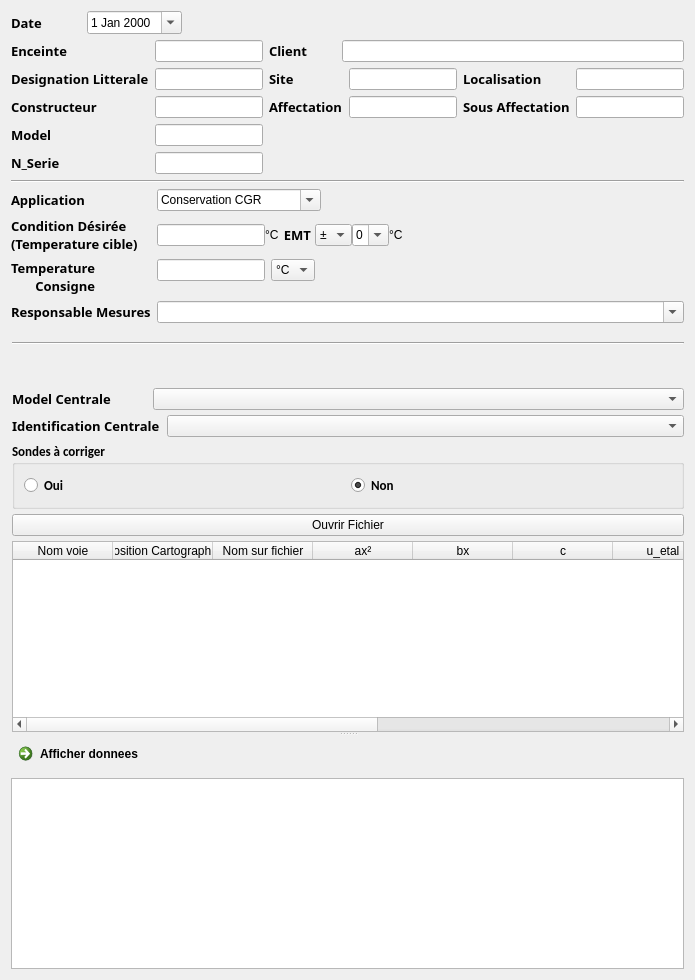
      <widget class="QWidget" name="tab">
       <property name="styleSheet">
        <string notr="true">Qlabel{
	font: 10pt &quot;Calibri&quot;}</string>
       </property>
       <attribute name="title">
        <string>Administration</string>
       </attribute>
       <layout class="QVBoxLayout" name="verticalLayout_6">
        <item>
         <layout class="QHBoxLayout" name="horizontalLayout_8">
          <item>
           <layout class="QHBoxLayout" name="horizontalLayout_2">
            <property name="spacing">
             <number>45</number>
            </property>
            <item>
             <widget class="QLabel" name="label_2">
              <property name="sizePolicy">
               <sizepolicy hsizetype="Fixed" vsizetype="Preferred">
                <horstretch>0</horstretch>
                <verstretch>0</verstretch>
               </sizepolicy>
              </property>
              <property name="font">
               <font>
                <family>Calibrii</family>
                <pointsize>10</pointsize>
                <weight>75</weight>
                <italic>false</italic>
                <bold>true</bold>
               </font>
              </property>
              <property name="text">
               <string>Date</string>
              </property>
             </widget>
            </item>
            <item>
             <widget class="QDateEdit" name="dateEdit">
              <property name="calendarPopup">
               <bool>true</bool>
              </property>
             </widget>
            </item>
           </layout>
          </item>
          <item>
           <spacer name="horizontalSpacer">
            <property name="orientation">
             <enum>Qt::Horizontal</enum>
            </property>
            <property name="sizeHint" stdset="0">
             <size>
              <width>40</width>
              <height>20</height>
             </size>
            </property>
           </spacer>
          </item>
         </layout>
        </item>
        <item>
         <layout class="QHBoxLayout" name="horizontalLayout_9">
          <item>
           <layout class="QFormLayout" name="formLayout_5">
            <item row="0" column="0">
             <widget class="QLabel" name="label_4">
              <property name="font">
               <font>
                <family>Calibrii</family>
                <pointsize>10</pointsize>
                <weight>75</weight>
                <italic>false</italic>
                <bold>true</bold>
               </font>
              </property>
              <property name="text">
               <string>Enceinte</string>
              </property>
             </widget>
            </item>
            <item row="0" column="1">
             <widget class="ExtendedLine" name="lineEdit_enceinte"/>
            </item>
            <item row="2" column="0">
             <widget class="QLabel" name="label_33">
              <property name="font">
               <font>
                <family>Calibrii</family>
                <pointsize>10</pointsize>
                <weight>75</weight>
                <italic>false</italic>
                <bold>true</bold>
               </font>
              </property>
              <property name="text">
               <string>Constructeur</string>
              </property>
             </widget>
            </item>
            <item row="2" column="1">
             <widget class="QLineEdit" name="lineEdit_constructeur"/>
            </item>
            <item row="3" column="0">
             <widget class="QLabel" name="label_34">
              <property name="font">
               <font>
                <family>Calibrii</family>
                <pointsize>10</pointsize>
                <weight>75</weight>
                <italic>false</italic>
                <bold>true</bold>
               </font>
              </property>
              <property name="text">
               <string>Model</string>
              </property>
             </widget>
            </item>
            <item row="3" column="1">
             <widget class="QLineEdit" name="lineEdit_model"/>
            </item>
            <item row="4" column="0">
             <widget class="QLabel" name="label_35">
              <property name="font">
               <font>
                <family>Calibrii</family>
                <pointsize>10</pointsize>
                <weight>75</weight>
                <italic>false</italic>
                <bold>true</bold>
               </font>
              </property>
              <property name="text">
               <string>N_Serie</string>
              </property>
             </widget>
            </item>
            <item row="4" column="1">
             <widget class="QLineEdit" name="lineEdit_n_serie"/>
            </item>
            <item row="1" column="0">
             <widget class="QLabel" name="label_44">
              <property name="font">
               <font>
                <family>Calibrii</family>
                <pointsize>10</pointsize>
                <weight>75</weight>
                <italic>false</italic>
                <bold>true</bold>
               </font>
              </property>
              <property name="text">
               <string>Designation Litterale</string>
              </property>
             </widget>
            </item>
            <item row="1" column="1">
             <widget class="ExtendedLine" name="lineEdit_designation_litt"/>
            </item>
           </layout>
          </item>
          <item>
           <layout class="QVBoxLayout" name="verticalLayout_21">
            <item>
             <layout class="QHBoxLayout" name="horizontalLayout_7">
              <property name="spacing">
               <number>34</number>
              </property>
              <item>
               <widget class="QLabel" name="label_3">
                <property name="font">
                 <font>
                  <family>Calibrii</family>
                  <pointsize>10</pointsize>
                  <weight>75</weight>
                  <italic>false</italic>
                  <bold>true</bold>
                 </font>
                </property>
                <property name="lineWidth">
                 <number>1</number>
                </property>
                <property name="midLineWidth">
                 <number>0</number>
                </property>
                <property name="text">
                 <string>Client</string>
                </property>
                <property name="margin">
                 <number>0</number>
                </property>
                <property name="indent">
                 <number>-1</number>
                </property>
               </widget>
              </item>
              <item>
               <widget class="QLineEdit" name="lineEdit_code"/>
              </item>
             </layout>
            </item>
            <item>
             <layout class="QGridLayout" name="gridLayout">
              <item row="0" column="3">
               <widget class="QLineEdit" name="lineEdit_localisation"/>
              </item>
              <item row="1" column="3">
               <widget class="QLineEdit" name="lineEdit_sous_affect"/>
              </item>
              <item row="0" column="2">
               <widget class="QLabel" name="label_38">
                <property name="font">
                 <font>
                  <family>Calibrii</family>
                  <pointsize>10</pointsize>
                  <weight>75</weight>
                  <italic>false</italic>
                  <bold>true</bold>
                 </font>
                </property>
                <property name="text">
                 <string>Localisation</string>
                </property>
               </widget>
              </item>
              <item row="1" column="2">
               <widget class="QLabel" name="label_39">
                <property name="font">
                 <font>
                  <family>Calibrii</family>
                  <pointsize>10</pointsize>
                  <weight>75</weight>
                  <italic>false</italic>
                  <bold>true</bold>
                 </font>
                </property>
                <property name="text">
                 <string>Sous Affectation</string>
                </property>
               </widget>
              </item>
              <item row="0" column="0">
               <widget class="QLabel" name="label">
                <property name="font">
                 <font>
                  <family>Calibrii</family>
                  <pointsize>10</pointsize>
                  <weight>75</weight>
                  <italic>false</italic>
                  <bold>true</bold>
                 </font>
                </property>
                <property name="text">
                 <string>Site</string>
                </property>
               </widget>
              </item>
              <item row="1" column="1">
               <widget class="QLineEdit" name="lineEdit_affectation"/>
              </item>
              <item row="0" column="1">
               <widget class="QLineEdit" name="lineEdit_site"/>
              </item>
              <item row="1" column="0">
               <widget class="QLabel" name="label_37">
                <property name="font">
                 <font>
                  <family>Calibrii</family>
                  <pointsize>10</pointsize>
                  <weight>75</weight>
                  <italic>false</italic>
                  <bold>true</bold>
                 </font>
                </property>
                <property name="text">
                 <string>Affectation</string>
                </property>
               </widget>
              </item>
             </layout>
            </item>
            <item>
             <spacer name="verticalSpacer_2">
              <property name="orientation">
               <enum>Qt::Vertical</enum>
              </property>
              <property name="sizeHint" stdset="0">
               <size>
                <width>20</width>
                <height>40</height>
               </size>
              </property>
             </spacer>
            </item>
           </layout>
          </item>
         </layout>
        </item>
        <item>
         <widget class="Line" name="line_4">
          <property name="orientation">
           <enum>Qt::Horizontal</enum>
          </property>
         </widget>
        </item>
        <item>
         <layout class="QFormLayout" name="formLayout_4">
          <item row="0" column="0">
           <widget class="QLabel" name="label_28">
            <property name="font">
             <font>
              <family>Calibrii</family>
              <pointsize>10</pointsize>
              <weight>75</weight>
              <italic>false</italic>
              <bold>true</bold>
             </font>
            </property>
            <property name="text">
             <string>Application</string>
            </property>
           </widget>
          </item>
          <item row="2" column="0">
           <widget class="QLabel" name="label_26">
            <property name="sizePolicy">
             <sizepolicy hsizetype="Fixed" vsizetype="Preferred">
              <horstretch>0</horstretch>
              <verstretch>0</verstretch>
             </sizepolicy>
            </property>
            <property name="font">
             <font>
              <family>Calibrii</family>
              <pointsize>10</pointsize>
              <weight>75</weight>
              <italic>false</italic>
              <bold>true</bold>
             </font>
            </property>
            <property name="text">
             <string>Temperature 
Consigne</string>
            </property>
            <property name="alignment">
             <set>Qt::AlignRight|Qt::AlignTrailing|Qt::AlignVCenter</set>
            </property>
           </widget>
          </item>
          <item row="3" column="0">
           <widget class="QLabel" name="label_31">
            <property name="sizePolicy">
             <sizepolicy hsizetype="Fixed" vsizetype="Preferred">
              <horstretch>0</horstretch>
              <verstretch>0</verstretch>
             </sizepolicy>
            </property>
            <property name="font">
             <font>
              <family>Calibrii</family>
              <pointsize>10</pointsize>
              <weight>75</weight>
              <italic>false</italic>
              <bold>true</bold>
             </font>
            </property>
            <property name="text">
             <string>Responsable Mesures</string>
            </property>
           </widget>
          </item>
          <item row="1" column="0">
           <widget class="QLabel" name="label_27">
            <property name="sizePolicy">
             <sizepolicy hsizetype="Fixed" vsizetype="Preferred">
              <horstretch>0</horstretch>
              <verstretch>0</verstretch>
             </sizepolicy>
            </property>
            <property name="font">
             <font>
              <family>Calibrii</family>
              <pointsize>10</pointsize>
              <weight>75</weight>
              <italic>false</italic>
              <bold>true</bold>
             </font>
            </property>
            <property name="text">
             <string>Condition Désirée
(Temperature cible)</string>
            </property>
           </widget>
          </item>
          <item row="0" column="1">
           <layout class="QHBoxLayout" name="horizontalLayout_4">
            <item>
             <widget class="QComboBox" name="comboBox_application">
              <property name="enabled">
               <bool>true</bool>
              </property>
              <property name="editable">
               <bool>true</bool>
              </property>
              <item>
               <property name="text">
                <string>Conservation CGR</string>
               </property>
              </item>
              <item>
               <property name="text">
                <string>Conservation Plaquettes</string>
               </property>
              </item>
              <item>
               <property name="text">
                <string>Conservation Réactifs</string>
               </property>
              </item>
              <item>
               <property name="text">
                <string>Conservation Plasmas</string>
               </property>
              </item>
             </widget>
            </item>
            <item>
             <spacer name="horizontalSpacer_2">
              <property name="orientation">
               <enum>Qt::Horizontal</enum>
              </property>
              <property name="sizeHint" stdset="0">
               <size>
                <width>40</width>
                <height>20</height>
               </size>
              </property>
             </spacer>
            </item>
           </layout>
          </item>
          <item row="1" column="1">
           <layout class="QGridLayout" name="gridLayout_2">
            <property name="horizontalSpacing">
             <number>4</number>
            </property>
            <property name="verticalSpacing">
             <number>0</number>
            </property>
            <item row="0" column="1">
             <layout class="QHBoxLayout" name="horizontalLayout">
              <item>
               <widget class="QLineEdit" name="lineEdit_condition_des">
                <property name="sizePolicy">
                 <sizepolicy hsizetype="Minimum" vsizetype="Fixed">
                  <horstretch>0</horstretch>
                  <verstretch>0</verstretch>
                 </sizepolicy>
                </property>
               </widget>
              </item>
              <item>
               <widget class="QLabel" name="label_40">
                <property name="sizePolicy">
                 <sizepolicy hsizetype="Fixed" vsizetype="Preferred">
                  <horstretch>0</horstretch>
                  <verstretch>0</verstretch>
                 </sizepolicy>
                </property>
                <property name="text">
                 <string>°C</string>
                </property>
               </widget>
              </item>
             </layout>
            </item>
            <item row="0" column="3">
             <layout class="QHBoxLayout" name="horizontalLayout_13">
              <property name="spacing">
               <number>0</number>
              </property>
              <property name="sizeConstraint">
               <enum>QLayout::SetMinimumSize</enum>
              </property>
              <item>
               <widget class="QComboBox" name="comboBox_signe_emt">
                <property name="sizePolicy">
                 <sizepolicy hsizetype="Minimum" vsizetype="Fixed">
                  <horstretch>0</horstretch>
                  <verstretch>0</verstretch>
                 </sizepolicy>
                </property>
                <item>
                 <property name="text">
                  <string>±</string>
                 </property>
                </item>
                <item>
                 <property name="text">
                  <string>+</string>
                 </property>
                </item>
                <item>
                 <property name="text">
                  <string>-</string>
                 </property>
                </item>
               </widget>
              </item>
              <item>
               <widget class="QComboBox" name="comboBox_emt">
                <property name="sizePolicy">
                 <sizepolicy hsizetype="Minimum" vsizetype="Fixed">
                  <horstretch>0</horstretch>
                  <verstretch>0</verstretch>
                 </sizepolicy>
                </property>
                <property name="editable">
                 <bool>true</bool>
                </property>
                <item>
                 <property name="text">
                  <string>0</string>
                 </property>
                </item>
                <item>
                 <property name="text">
                  <string>1</string>
                 </property>
                </item>
                <item>
                 <property name="text">
                  <string>2</string>
                 </property>
                </item>
                <item>
                 <property name="text">
                  <string>3</string>
                 </property>
                </item>
                <item>
                 <property name="text">
                  <string>4</string>
                 </property>
                </item>
               </widget>
              </item>
              <item>
               <widget class="QLabel" name="label_36">
                <property name="sizePolicy">
                 <sizepolicy hsizetype="Fixed" vsizetype="Preferred">
                  <horstretch>0</horstretch>
                  <verstretch>0</verstretch>
                 </sizepolicy>
                </property>
                <property name="text">
                 <string>°C</string>
                </property>
               </widget>
              </item>
              <item>
               <spacer name="horizontalSpacer_4">
                <property name="orientation">
                 <enum>Qt::Horizontal</enum>
                </property>
                <property name="sizeHint" stdset="0">
                 <size>
                  <width>40</width>
                  <height>20</height>
                 </size>
                </property>
               </spacer>
              </item>
             </layout>
            </item>
            <item row="0" column="2">
             <widget class="QLabel" name="label_20">
              <property name="sizePolicy">
               <sizepolicy hsizetype="Fixed" vsizetype="Preferred">
                <horstretch>0</horstretch>
                <verstretch>0</verstretch>
               </sizepolicy>
              </property>
              <property name="font">
               <font>
                <family>Calibrii</family>
                <pointsize>10</pointsize>
                <weight>75</weight>
                <italic>false</italic>
                <bold>true</bold>
               </font>
              </property>
              <property name="text">
               <string>EMT</string>
              </property>
              <property name="alignment">
               <set>Qt::AlignRight|Qt::AlignTrailing|Qt::AlignVCenter</set>
              </property>
             </widget>
            </item>
           </layout>
          </item>
          <item row="2" column="1">
           <layout class="QHBoxLayout" name="horizontalLayout_14">
            <item>
             <widget class="QLineEdit" name="lineEdit_consigne">
              <property name="sizePolicy">
               <sizepolicy hsizetype="Minimum" vsizetype="Fixed">
                <horstretch>0</horstretch>
                <verstretch>0</verstretch>
               </sizepolicy>
              </property>
             </widget>
            </item>
            <item>
             <widget class="QComboBox" name="comboBox_type_consigne">
              <property name="sizePolicy">
               <sizepolicy hsizetype="Fixed" vsizetype="Fixed">
                <horstretch>0</horstretch>
                <verstretch>0</verstretch>
               </sizepolicy>
              </property>
              <item>
               <property name="text">
                <string>°C</string>
               </property>
              </item>
              <item>
               <property name="text">
                <string>*</string>
               </property>
              </item>
             </widget>
            </item>
            <item>
             <spacer name="horizontalSpacer_3">
              <property name="orientation">
               <enum>Qt::Horizontal</enum>
              </property>
              <property name="sizeHint" stdset="0">
               <size>
                <width>40</width>
                <height>20</height>
               </size>
              </property>
             </spacer>
            </item>
           </layout>
          </item>
          <item row="3" column="1">
           <widget class="QComboBox" name="comboBox_responsable_mesure">
            <property name="enabled">
             <bool>true</bool>
            </property>
            <property name="sizePolicy">
             <sizepolicy hsizetype="Expanding" vsizetype="Fixed">
              <horstretch>0</horstretch>
              <verstretch>0</verstretch>
             </sizepolicy>
            </property>
            <property name="editable">
             <bool>true</bool>
            </property>
           </widget>
          </item>
         </layout>
        </item>
        <item>
         <widget class="QSplitter" name="splitter">
          <property name="orientation">
           <enum>Qt::Vertical</enum>
          </property>
          <widget class="QWidget" name="layoutWidget">
           <layout class="QVBoxLayout" name="verticalLayout_2">
            <property name="spacing">
             <number>5</number>
            </property>
            <property name="leftMargin">
             <number>1</number>
            </property>
            <property name="topMargin">
             <number>13</number>
            </property>
            <property name="rightMargin">
             <number>0</number>
            </property>
            <property name="bottomMargin">
             <number>0</number>
            </property>
            <item>
             <widget class="Line" name="line_3">
              <property name="font">
               <font>
                <pointsize>9</pointsize>
               </font>
              </property>
              <property name="orientation">
               <enum>Qt::Horizontal</enum>
              </property>
             </widget>
            </item>
            <item>
             <spacer name="verticalSpacer_3">
              <property name="orientation">
               <enum>Qt::Vertical</enum>
              </property>
              <property name="sizeHint" stdset="0">
               <size>
                <width>20</width>
                <height>40</height>
               </size>
              </property>
             </spacer>
            </item>
            <item>
             <layout class="QHBoxLayout" name="horizontalLayout_5">
              <property name="spacing">
               <number>42</number>
              </property>
              <item>
               <widget class="QLabel" name="label_5">
                <property name="font">
                 <font>
                  <family>Calibrii</family>
                  <pointsize>10</pointsize>
                  <weight>75</weight>
                  <italic>false</italic>
                  <bold>true</bold>
                 </font>
                </property>
                <property name="text">
                 <string>Model Centrale</string>
                </property>
               </widget>
              </item>
              <item>
               <widget class="QComboBox" name="comboBox_centrale">
                <property name="sizePolicy">
                 <sizepolicy hsizetype="Expanding" vsizetype="Fixed">
                  <horstretch>0</horstretch>
                  <verstretch>0</verstretch>
                 </sizepolicy>
                </property>
               </widget>
              </item>
             </layout>
            </item>
            <item>
             <layout class="QHBoxLayout" name="horizontalLayout_6">
              <property name="spacing">
               <number>7</number>
              </property>
              <item>
               <widget class="QLabel" name="label_8">
                <property name="font">
                 <font>
                  <family>Calibrii</family>
                  <pointsize>10</pointsize>
                  <weight>75</weight>
                  <italic>false</italic>
                  <bold>true</bold>
                 </font>
                </property>
                <property name="text">
                 <string>Identification Centrale</string>
                </property>
               </widget>
              </item>
              <item>
               <widget class="QComboBox" name="comboBox_nom_centrale">
                <property name="sizePolicy">
                 <sizepolicy hsizetype="Expanding" vsizetype="Fixed">
                  <horstretch>0</horstretch>
                  <verstretch>0</verstretch>
                 </sizepolicy>
                </property>
               </widget>
              </item>
             </layout>
            </item>
            <item>
             <widget class="QGroupBox" name="groupBox">
              <property name="sizePolicy">
               <sizepolicy hsizetype="Preferred" vsizetype="Fixed">
                <horstretch>0</horstretch>
                <verstretch>0</verstretch>
               </sizepolicy>
              </property>
              <property name="font">
               <font>
                <family>Calibri</family>
                <pointsize>10</pointsize>
                <weight>75</weight>
                <bold>true</bold>
               </font>
              </property>
              <property name="title">
               <string>Sondes à corriger</string>
              </property>
              <layout class="QGridLayout" name="gridLayout_3">
               <item row="0" column="0">
                <widget class="QRadioButton" name="radioButton_correction_oui">
                 <property name="text">
                  <string>Oui</string>
                 </property>
                </widget>
               </item>
               <item row="0" column="1">
                <widget class="QRadioButton" name="radioButton_correction_non">
                 <property name="text">
                  <string>Non</string>
                 </property>
                 <property name="checked">
                  <bool>true</bool>
                 </property>
                </widget>
               </item>
              </layout>
             </widget>
            </item>
            <item>
             <widget class="QPushButton" name="pushButton_open_file">
              <property name="text">
               <string>Ouvrir Fichier</string>
              </property>
             </widget>
            </item>
            <item>
             <widget class="QTableWidget" name="tableWidget_sondes_centrale">
              <column>
               <property name="text">
                <string>Nom voie</string>
               </property>
              </column>
              <column>
               <property name="text">
                <string>Position Cartographie</string>
               </property>
              </column>
              <column>
               <property name="text">
                <string>Nom sur fichier</string>
               </property>
              </column>
              <column>
               <property name="text">
                <string>ax²</string>
               </property>
              </column>
              <column>
               <property name="text">
                <string>bx</string>
               </property>
              </column>
              <column>
               <property name="text">
                <string>c</string>
               </property>
              </column>
              <column>
               <property name="text">
                <string>u_etal</string>
               </property>
              </column>
              <column>
               <property name="text">
                <string>Nom CE</string>
               </property>
              </column>
              <column>
               <property name="text">
                <string>Date CE</string>
               </property>
              </column>
              <column>
               <property name="text">
                <string>Résolution</string>
               </property>
              </column>
              <column>
               <property name="text">
                <string>Dérive</string>
               </property>
              </column>
             </widget>
            </item>
           </layout>
          </widget>
          <widget class="QWidget" name="layoutWidget">
           <layout class="QVBoxLayout" name="verticalLayout">
            <item>
             <widget class="QCommandLinkButton" name="commandLinkButton_affiche_donnees">
              <property name="sizePolicy">
               <sizepolicy hsizetype="Preferred" vsizetype="Fixed">
                <horstretch>0</horstretch>
                <verstretch>0</verstretch>
               </sizepolicy>
              </property>
              <property name="text">
               <string>Afficher donnees</string>
              </property>
             </widget>
            </item>
            <item>
             <widget class="Tableview_donnees_fichier" name="tableView_donnees_fichier"/>
            </item>
           </layout>
          </widget>
         </widget>
        </item>
       </layout>
      </widget>
